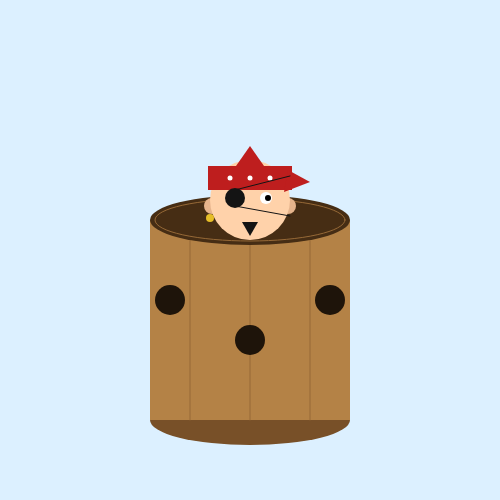
Frame 1 (no input)
Frame 60 (no input): identical to frame 1, image omitted
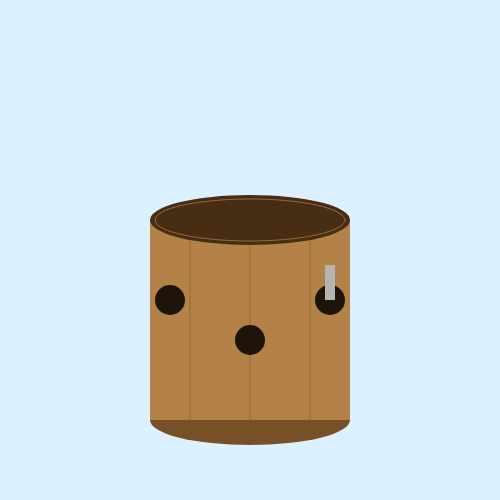
Frame 120 (the mouse pressed at the canvas centre since frame 60)

The p5.js sketch that drew these frames (run headless with seeded random() and noise() and a simulated clock; from frame 60 on, the mouse is pressed at the canvas centre):

// p5.js sketch
// ── sketch.js
let headX = 250;
let headY = 200;
let headSpeedX = 0;
let headSpeedY = 0;
let flying = false; 
 
let swordHole = 0; // 이번에 칼이 꽂힌 구멍 번호 (1~3)
let flyRoll = 0;   // 머리가 날아갈지 (1이면 날아감)
 
let hole1X = 170; let hole1Y = 300;
let hole2X = 250; let hole2Y = 340;
let hole3X = 330; let hole3Y = 300;
 
function setup() {
  createCanvas(500, 500);
}
 
function draw() {
  background(220, 240, 255);
 
  // 머리가 날아가는 중이면 위치를 조금씩 바꾼다
  if (flying == true) {
    headX = headX + headSpeedX;
    headY = headY + headSpeedY;
  }
 
  
  noStroke();
  fill(120, 80, 40);
  ellipse(250, 420, 200, 50);
 
  fill(180, 130, 70);
  rect(150, 220, 200, 200);
 
  stroke(150, 105, 55);
  line(190, 220, 190, 420);
  line(250, 220, 250, 420);
  line(310, 220, 310, 420);
  noStroke();
 
 
  fill(70, 45, 20);
  ellipse(250, 220, 200, 50);
  noFill();
  stroke(150, 105, 55);
  ellipse(250, 220, 190, 42);
  noStroke();
 
  fill(30, 20, 10);
  circle(hole1X, hole1Y, 30);
  circle(hole2X, hole2Y, 30);
  circle(hole3X, hole3Y, 30);
 
  
  fill(230, 180, 140);
  circle(headX - 38, headY + 6, 16);
  circle(headX + 38, headY + 6, 16);
 
  fill(255, 210, 170);
  circle(headX, headY, 80);
 
  fill(230, 190, 40);
  circle(headX - 40, headY + 18, 8);
 
  fill(190, 30, 30);
  rect(headX - 42, headY - 34, 84, 24);
 
  triangle(headX - 14, headY - 34, headX + 14, headY - 34, headX, headY - 54);
 
  triangle(headX + 38, headY - 30, headX + 60, headY - 18, headX + 34, headY - 8);
 
  fill(255);
  circle(headX - 20, headY - 22, 5);
  circle(headX, headY - 22, 5);
  circle(headX + 20, headY - 22, 5);
 
 fill(255);
  circle(headX + 16, headY - 2, 12);
  fill(0);
  circle(headX + 18, headY - 2, 6);
 
  stroke(20);
  line(headX - 15, headY - 10, headX + 40, headY - 24);
  line(headX - 15, headY + 6, headX + 40, headY + 16);
  noStroke();
  fill(20);
  circle(headX - 15, headY - 2, 20);
 
 
  triangle(headX - 8, headY + 22, headX + 8, headY + 22, headX, headY + 36);
 
  fill(180);
  if (swordHole == 1) {
    rect(hole1X - 5, hole1Y - 35, 10, 35);
  }
  if (swordHole == 2) {
    rect(hole2X - 5, hole2Y - 35, 10, 35);
  }
  if (swordHole == 3) {
    rect(hole3X - 5, hole3Y - 35, 10, 35);
  }
}
 

function mousePressed() {
  if (flying == false) {
    swordHole = int(random(1, 4)); // 1~3 중 랜덤으로 칼이 꽂힐 구멍 결정
    flyRoll = int(random(1, 4));   // 1~3 중 랜덤 숫자 뽑기
 
    if (flyRoll == 1) { // 1이 나오면 (1/3 확률) 머리가 날아간다
      flying = true;
      headSpeedX = random(-2, 2);
      headSpeedY = random(-8, -5);
    }
  }
}
 
function keyPressed() {
  flying = false;
  swordHole = 0;
  flyRoll = 0;
  headX = 250;
  headY = 200;
  headSpeedX = 0;
  headSpeedY = 0;
}
 
